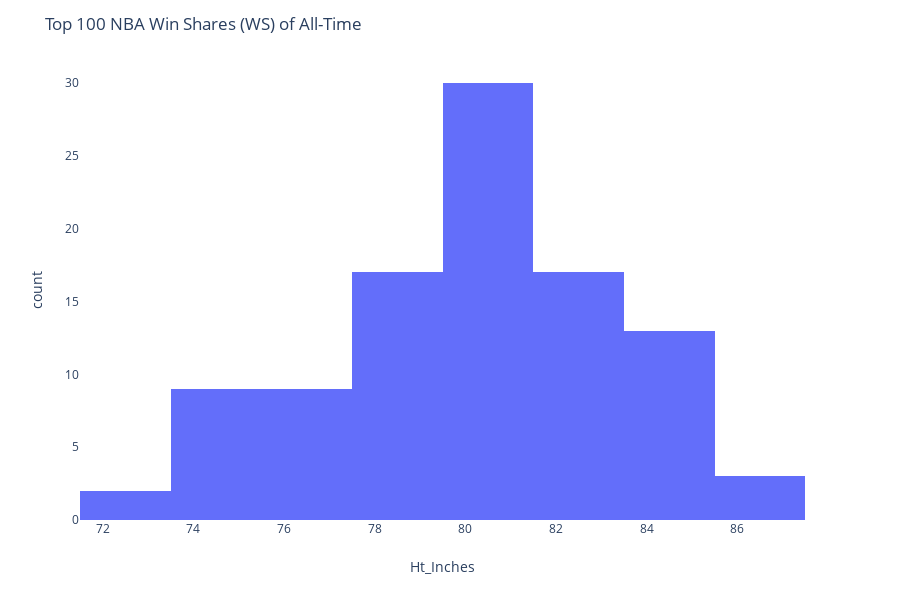

Notebook source saved alongside this figure:
### Markdown cell above
### Histogram for distribution of top 100 WS players by height

### Code cell
top_100_ws = df_rs_adv_finalists[df_rs_adv_finalists.Season >= 1953].sort_values(by='WS', ascending=False).head(100)
x = top_100_ws
x

fig = px.histogram(x, x="Ht_Inches")
fig.update_layout(title='Top 100 NBA Win Shares (WS) of All-Time',
                  paper_bgcolor='rgb(255, 255, 255)',
                  plot_bgcolor='rgb(255, 255, 255)')
fig.show()
py.plot(fig, filename = 'nba_top100_ws_histo', auto_open=True)

### Figure 1 — Plotly figure (JSON) as saved in the notebook; plotly's stock layout.template omitted (floating-point values rounded to 4 significant figures)
{"data": [{"alignmentgroup": "True", "bingroup": "x", "hoverlabel": {"namelength": 0}, "hovertemplate": "Ht_Inches=%{x}<br>count=%{y}", "legendgroup": "", "marker": {"color": "#636efa"}, "name": "", "offsetgroup": "", "orientation": "v", "showlegend": false, "type": "histogram", "x": [85, 86, 85, 78, 78, 80, 85, 86, 78, 85, 75, 78, 84, 82, 78, 74, 82, 74, 81, 83, 81, 81, 80, 81, 78, 85, 81, 75, 81, 80, 82, 81, 74, 81, 82, 76, 81, 85, 80, 86, 82, 85, 81, 82, 80, 76, 77, 79, 76, 78, 84, 82, 85, 80, 84, 80, 82, 78, 83, 80, 82, 80, 81, 73, 82, 74, 79, 81, 85, 80, 84, 82, 83, 76, 81, 82, 74, 80, 83, 79, 76, 76, 80, 78, 78, 79, 81, 82, 75, 81, 81, 79, 77, 79, 80, 73, 81, 76, 75, 79], "xaxis": "x", "yaxis": "y"}], "layout": {"barmode": "relative", "height": 600, "legend": {"tracegroupgap": 0}, "margin": {"t": 60}, "paper_bgcolor": "rgb(255, 255, 255)", "plot_bgcolor": "rgb(255, 255, 255)", "title": {"text": "Top 100 NBA Win Shares (WS) of All-Time"}, "xaxis": {"anchor": "y", "domain": [0, 0.98], "title": {"text": "Ht_Inches"}}, "yaxis": {"anchor": "x", "domain": [0, 1], "title": {"text": "count"}}}}
